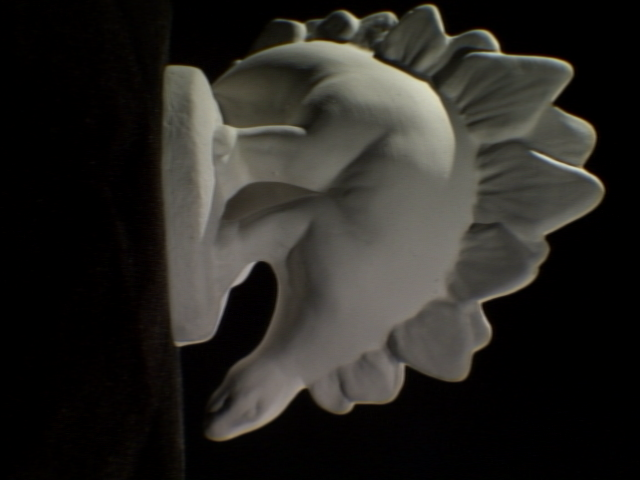
#> input picture data/dino/dino0003.png, 640 x 480 px; its folder holds 3 pictures in this run
$ python main.py --images dino
#> lines starting #> are read from the running program, lines starting #| are printed output that depends on the picture; after the words box and inside, x2 and y2 are one past the last pixel; in counts of white or black regions, pixels touching at a corner belong together
### code/process.py
import cv2
import numpy as np
import open3d as o3d


def get_silhouettes(images):
    """
    Returns an array of the silhouettes of the images.

    input: an array of images.
    output: a numpy array containing the silhouettes of the images.
    """

    all_silhouettes = []
    for i in range(len(images)):
        if images[i] is not None:
            # convert the image to grayscale
            grayscale = cv2.cvtColor(images[i], cv2.COLOR_BGR2GRAY)
            blur = cv2.blur(grayscale, (3, 3))

            # get the silhouette of the image
            _, silhouette = cv2.threshold(
                blur, 40, 255, cv2.THRESH_BINARY)

            all_silhouettes.append(silhouette)
#> this loop made 3 passes
#> pass 1, in get_silhouettes, `_, silhouette = cv2.threshold( blur, 40, 255, cv2.THRESH_BINARY)`:
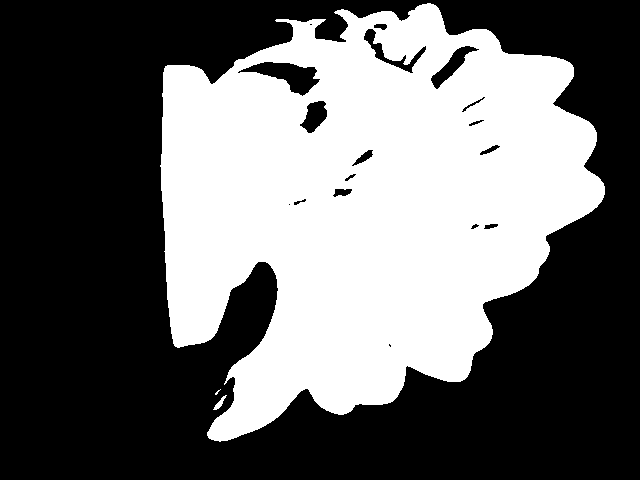
#> silhouette: shape (480, 640); 41.4% white; 3 white regions (1 under 20 px), largest, box (x1, y1, x2, y2) and area: (160, 3, 605, 442) 127048, (213, 395, 227, 410) 69
#> pass 2, in get_silhouettes, `grayscale = cv2.cvtColor(images[i], cv2.COLOR_BGR2GRAY)`:
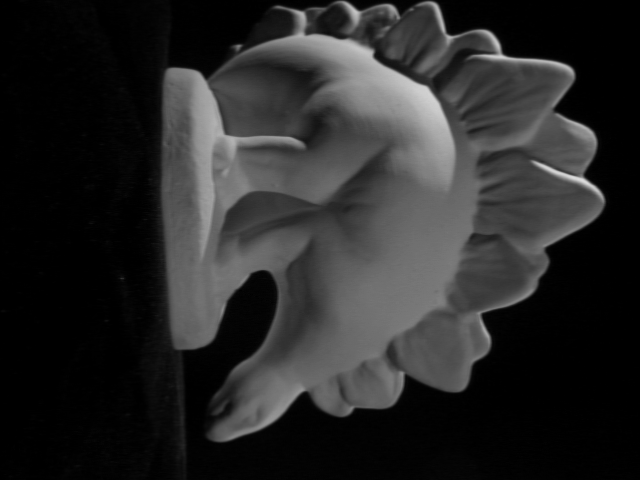
#> grayscale: shape (480, 640); min 0, max 220, mean 40.2
#> after the loop:
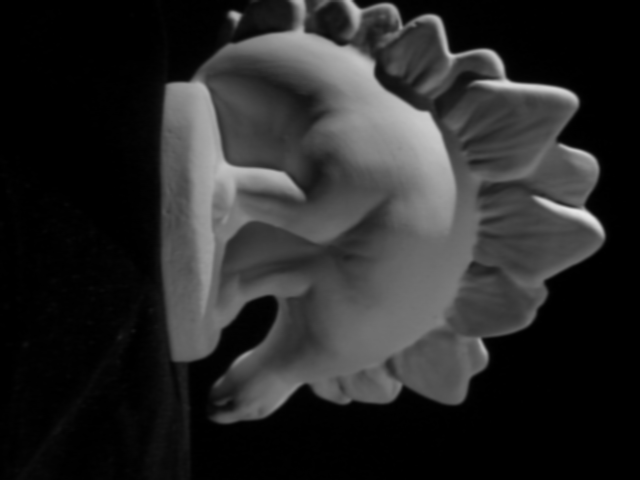
#> blur: shape (480, 640); min 0, max 231, mean 41.4
#> after the loop, all_silhouettes = 3 items

    return np.array(all_silhouettes)


def get_camera_info(path, image_files):
    """
    Returns an array containing the projection matrices for the cameras
    of each image and the corrdinate points of the cameras.

    input: a string representing the path to the camera calibration info
           a numpy array containing the image file names.
    output: a numpy array containing all the camera projection matrices.
            a numpy array containing the camera position information.
    """

    image_files = np.array(image_files)

    all_proj_mats = np.zeros((len(image_files), 3, 4))
#> (the run stopped early here; a loop or call above may not have finished)
